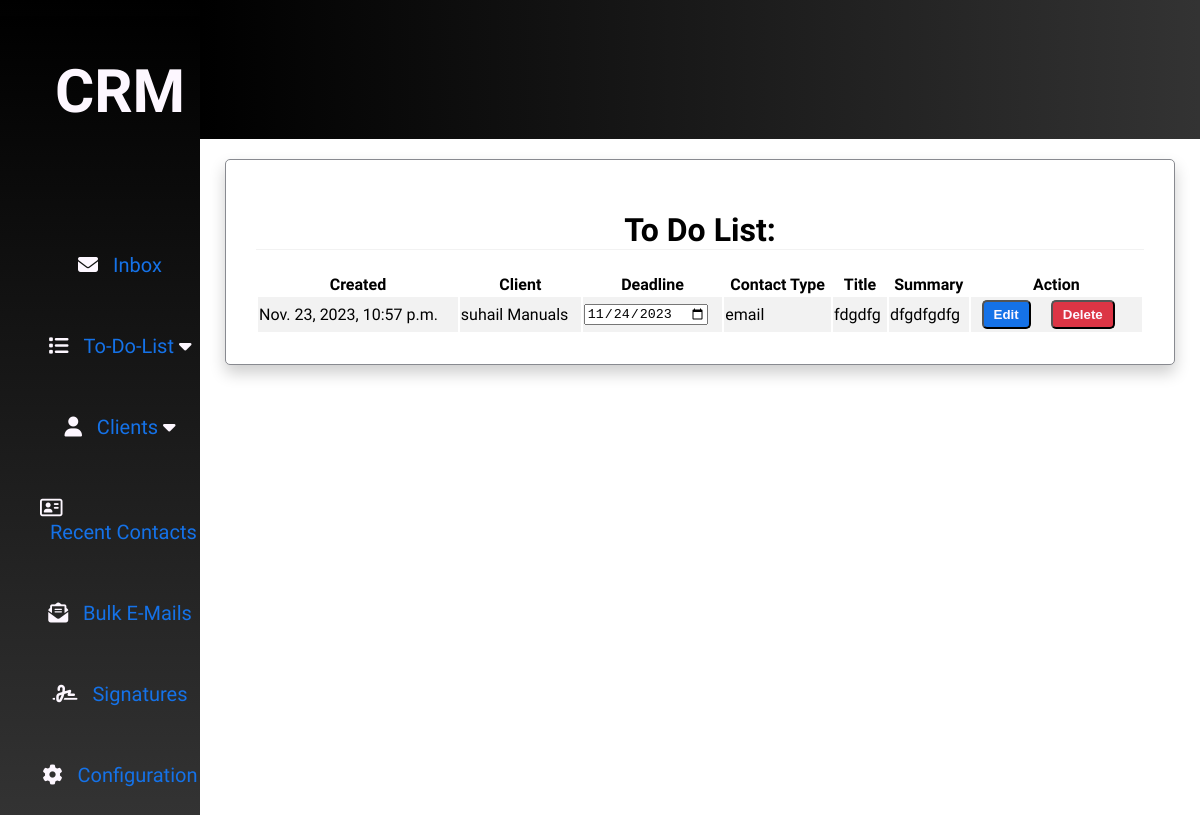
Page /notes/read_note/ on the committed database.
### D_Notes/models.py (models this page shows, shortened)
class Note(models.Model):
    CREATE_CHOICES = [
        ('email', 'Email'),
        ('phone', 'Phone'),
        ('whatsapp', 'WhatsApp'),
    ]
    createDate = models.DateTimeField(auto_now_add=True)
    deadline = models.DateField()
    client = models.ForeignKey(Client, on_delete=models.CASCADE)
    contact_type = models.CharField(max_length=10, choices=CREATE_CHOICES)
    title = models.CharField(max_length=100)
    summary = models.TextField()
    add_to_do = models.BooleanField(default=True)

### C_Client/models.py (models this page shows)
class Client(models.Model):
    name = models.CharField(max_length=50)
    surname = models.CharField(max_length=50)
    eml = models.EmailField()
    phone = models.CharField(max_length=50)
    def __str__(self):
        return f"{self.name} {self.surname}"

### D_Notes/views.py (the view)
# urls.py: path('read_note/', views.read_notes, name='read_note'),
def read_notes(request):
    todo_notes = Note.objects.filter(add_to_do = True)
    return render(request, "to_dos.html", {"todo_notes": todo_notes})

### templates/to_dos.html
{% extends 'main.html'%}
{% block content %}
   <div class="table-wrapper">
    <h1 class="table-header">To Do List:</h1>
    <table class="table">
        <tr class="table-row">
            <th>Created</th>
            <th>Client</th>
            <th>Deadline</th>
            <th>Contact Type</th>
            <th>Title</th>
            <th>Summary</th>
            <th>Action</th>
        </tr>
        {% for todo in todo_notes %}
        <tr class="table-row">
            <td>{{ todo.createDate }}</td>
            <td>{{ todo.client }}</td>
            <td><input type="date" value="{{ todo.deadline|date:'Y-m-d' }}"></td>
            <td>{{ todo.contact_type }}</td>
            <td>{{ todo.title }}</td>
            <td>{{ todo.summary }}</td>
            <td><button class="table-button"><a class="table-anchor" href="{% url 'notes:update_note' todo.id %}">Edit</a></button><button class="table-button table-button-delete"><a class="table-anchor" href="{% url 'notes:delete_note' todo.id %}">Delete</a></button></td>
        </tr>
        {% endfor %}
    </table>
</div>
{% endblock %}

### static/main.css (style rules this page uses)
:root { --writing-color: #FDF7FF; --background-color: #343a40; --primary-color: #1572e8; --secondary-color: #dc3545; --button-color: #00A989; --table-color1: #ffffff; --table-color2: #f2f2f2; --table-writing: #888a90; }
body { margin: 0px; display: grid; height: 100%; grid-template-rows: repeat(12, 1fr); grid-template-columns: repeat(12, 1fr); font-family: 'Familjen Grotesk', sans-serif; }
.table-wrapper { width: 95%; margin: 20px auto; box-sizing: border-box; padding: 30px; background-color: var(--table-color1); border: 1px solid var(--table-writing); border-radius: 5px; box-shadow: 0px 8px 16px 0px rgba(0, 0, 0, 0.2); }
.table-header { text-align: center; border-bottom: var(--table-color2) 1px solid; }
.table { width: 100%; box-sizing: border-box; align-items: center; }
.table-row:nth-child(even) { background-color: var(--table-color2); }
.table-row:nth-child(odd) { background-color: var(--table-color1); }
.table-button { background-color: var(--primary-color); margin: 2px 10px; border-radius: 5px; }
.table-button-delete { background-color: var(--secondary-color); }
.table-anchor { text-decoration: none; font-weight: bold; color: var(--writing-color); }
.table-button { color: var(--writing-color); padding: 5px 10px; }

### rows in the picture
Note: createDate "Nov. 23, 2023, 10:57 p.m.", client "suhail Manuals", deadline "11/24/2023", contact_type "email", title "fdgdfg", summary "dfgdfgdfg"
